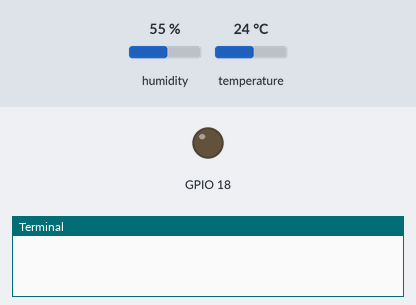
The program below on a simulated Raspberry Pi (BCM pin numbers). On the bench: output pins drawn as LEDs (lit = HIGH), the last lines printed to the terminal. Inputs (shaded band) come from the test bench; at power-on: humidity 55 %, temperature 24 °C. The clock reads 2024-03-15 10:24:30 at power-on unless the program sets it.

Above: at 2.2 s.
2.3 s: humidity set to 22 %
At 6.5 s:
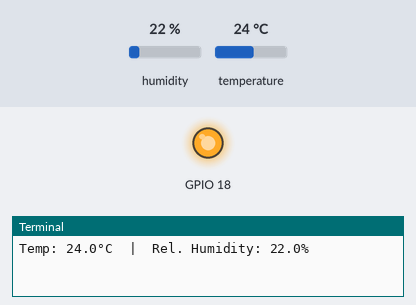
7.0 s: temperature set to 12 °C
10.4 s: humidity set to 40 %
Timing chart, 0 to 13.4 s (numbered marks = the images above; inputs shaded):
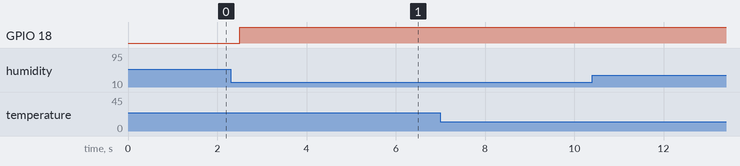

The program:

temp_hum_DHT22.py
```python
#!/usr/bin/python3

import time
import RPi.GPIO as GPIO
import bus_access_DHT22

def main():
    GPIO.setmode(GPIO.BCM)
    sigPort = 18
    try:
        readsensor = bus_access_DHT22.Readsensor(sigPort)
        time.sleep(1)
        while True:
            temp, hum = readsensor.temp()
            if hum < 0: # A negative humidity value is code for an error
                print(readsensor.errorMsg(hum))
            else:
                print("Temp: "+str(temp)+"°C  |  Rel. Humidity: "+str(hum)+"%")
            time.sleep(0.5) # 1.5s wait in readsensor.temp(), i.e. 2s between calls as specified
    except KeyboardInterrupt: # If there is a KeyboardInterrupt (when you press ctrl+c), exit the program and cleanup
        print("Cleaning up")
        GPIO.cleanup()

if __name__ == '__main__':
    main()
```

bus_access_DHT22.py
```python
#!/usr/bin/python3

# bus_access_DTH22

import time
import RPi.GPIO as GPIO
"""
DHT22 sends high bits first
DATA = 16 bit integer RH-data, 1 T-sign-bit (negative if 1), 15 bit integer T-data and 8 bit check sum
Checksum is adding the first 4 bytes and truncating to the last 8 bits

Raspberry PI 4 sends a start signal (pulse low for >1ms)
Raspberry PI 4 waits 20-40us for DHT22 response

DHT22 response is a LOW signal for 80us, then a HIGH for 80us with the data bits following

Data are coded as a LOW signal for >=50us, followed by high signal (70us for a 1, 26us to 28us for a 0)
"""

class Readsensor:
    def __init__(self, pin):
        self._pin = pin
        self._debug = False
        self._timmings:float = []

    def errorMsg(self, errorNo):
        if errorNo == -1:
            return("No response received back from DHT22")
        elif errorNo == -2:
            return("DTH22 and Raspberry Pi 4 are out of sync")
        elif errorNo == -3:
            return("Line stuck LOW")
        elif errorNo == -4:
            return("Underrun (no more bit)")
        elif errorNo == -5:
            return("Checksum error")
        elif errorNo == -6:
            return("No acknowledgement HIGH phase")
        else:
            return("No error")

    def setDebug(self, setit):
        self._debug = setit

    def _getbit(self):
        # DHT22 should have pulled the line LOW at this point, but let's check it anyway
        start = time.time()
        while GPIO.input(self._pin): # Wait for the line to go LOW
            if time.time() - start > 0.0001:
                return("S") # line is stuck HIGH before the bit. So maybe we missed the beginning of it
        # OK, the line is LOW. Wait for the bit now
        start = time.time()
        while not GPIO.input(self._pin): # Wait for the line to go HIGH (beginning of the bit)
            if time.time() - start > 0.0001:
                return("T") # Waiting for the line to go HIGH, but stuck LOW
        start = time.time() #OK, the line is HIGH. Let's measure the duration of the HIGH-phase
        while  GPIO.input(self._pin):
            if time.time() - start > 0.0001: # More than 100us. Line is stuck HIGH.
                return("U") # Line is stuck HIGH while waiting for the bit
        tim = time.time() - start
        self._timmings.append(tim)
        if tim > 0.000035: # 0 = 26-28us,  1=70us
            return("1")
        else:
            return("0")

    def _sendStartbit(self):
        GPIO.setup(self._pin, GPIO.OUT, initial = False)
        time.sleep(0.001) # Start pulse LOW for 1ms
        GPIO.output(self._pin,True) # Then pull line back HIGH
        GPIO.setup(self._pin, GPIO.IN, pull_up_down = GPIO.PUD_UP)

    def _waitResponse(self):
        # Response should come within 20-40 us from DTH22
        start = time.time() # Lockup protection
        while GPIO.input(self._pin): # Wait for line to be pulled LOW
            if time.time() - start > 0.0001: # If more than 100us, DHT22 does not respond!
                return(False)
        # we are now at the beginning of its response of 80 us
        return(True)

    def _waitAck(self):
        # Line must go HIGH after 80us
        time.sleep(0.000050)
        start = time.time() # Lockup protection
        while GPIO.input(self._pin): # Wait for the line to be pulled HIGH
            if time.time() - start > 0.0001: # DHT22 has not responded within 150 us
                return(False)
        # We are now ready for the data transmission to begin
        return(True)

    def _getData(self):
        st = ''
        for _ in range(40):
            st += self._getbit()
        return(st)

    def _validateData(self, data):
        if self._debug:
            print(data[0:8], data[8:16], data[16:24], data[24:32], data[32:40])
        for i in range(len(data)):
            if (data[i] < "0") or (data[i] > "1"):
                if data[i] == 'S':
                    return(-2) # Out of sync
                if data[i] == 'T':
                    return(-3) # Line stuck LOW
                if data[i] == 'U':
                    return(-4) # Underrun (Expected bit did not arrive)
        tl = 0
        for i in range(4):
            tl += int(data[i*8:i*8+8], 2)
        while tl > 255:
            tl -= 256
        if self._debug:
            print("Total added:",tl, "Chksum:",int(data[32:40], 2))
        if tl == int(data[32:40], 2): # Compare total to checksum
            return(0)
        return(-5) # Bad checksum

    def temp(self, retry = 3):
        # Set the line normal HIGH (pulled up)
        for tr in range(retry):
            self._timmings.clear()
            GPIO.setup(self._pin, GPIO.IN, pull_up_down = GPIO.PUD_UP)
            time.sleep(1.5) # Wait for line to stabilize
            self._sendStartbit()
            if not self._waitResponse():
                if tr == retry-1:
                    return(85, -1) # Error Ack LOW
                time.sleep(1.5)
                continue
            if not self._waitAck():
                if tr == retry-1:
                    return(85, -6) # Error Ack HIGH
                time.sleep(1.5)
                continue
            st = self._getData() # Get the 40 bits
            er = self._validateData(st)
            if er < 0:
                if tr == retry - 1:
                    return(85, er) # Timeout error
                time.sleep(0.5)
                continue
            hum = int(st[0:16], 2) / 10
            if st[16] == "1":
                temp = -int(st[17:32], 2) / 10
            else:
                temp = int(st[17:32], 2) / 10
            return(temp,hum)
```
